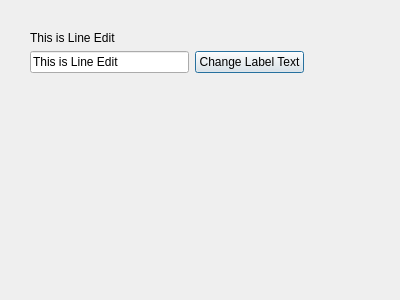
<?xml version="1.0" encoding="UTF-8"?>
<ui version="4.0">
 <class>Dialog</class>
 <widget class="QDialog" name="Dialog">
  <property name="geometry">
   <rect>
    <x>0</x>
    <y>0</y>
    <width>400</width>
    <height>300</height>
   </rect>
  </property>
  <property name="windowTitle">
   <string>Dialog</string>
  </property>
  <widget class="QLabel" name="lbl_textHere">
   <property name="geometry">
    <rect>
     <x>30</x>
     <y>30</y>
     <width>111</width>
     <height>16</height>
    </rect>
   </property>
   <property name="text">
    <string>This is Line Edit</string>
   </property>
  </widget>
  <widget class="QWidget" name="">
   <property name="geometry">
    <rect>
     <x>30</x>
     <y>50</y>
     <width>274</width>
     <height>25</height>
    </rect>
   </property>
   <layout class="QHBoxLayout" name="horizontalLayout">
    <item>
     <widget class="QLineEdit" name="lineedit_Test">
      <property name="text">
       <string>This is Line Edit</string>
      </property>
     </widget>
    </item>
    <item>
     <widget class="QPushButton" name="btn_changeText">
      <property name="text">
       <string>Change Label Text</string>
      </property>
     </widget>
    </item>
   </layout>
  </widget>
 </widget>
 <resources/>
 <connections/>
</ui>
